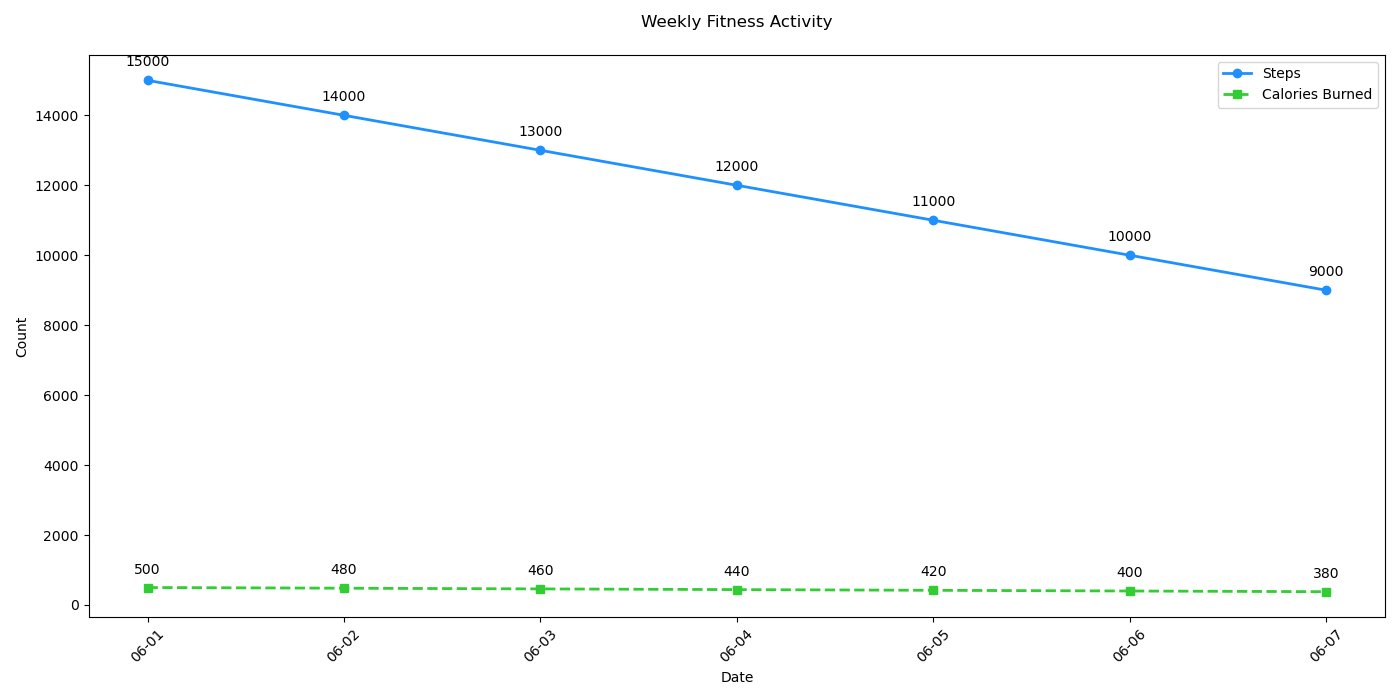

Recreate this plot in Python.

import matplotlib.pyplot as plt
import pandas as pd
from matplotlib.dates import DateFormatter

# Your data
data = [
    {'Date': '2023-06-01', 'Steps': 15000, 'Calories Burned': 500},
    {'Date': '2023-06-02', 'Steps': 14000, 'Calories Burned': 480},
    {'Date': '2023-06-03', 'Steps': 13000, 'Calories Burned': 460},
    {'Date': '2023-06-04', 'Steps': 12000, 'Calories Burned': 440},
    {'Date': '2023-06-05', 'Steps': 11000, 'Calories Burned': 420},
    {'Date': '2023-06-06', 'Steps': 10000, 'Calories Burned': 400},
    {'Date': '2023-06-07', 'Steps': 9000, 'Calories Burned': 380}
]

# Convert to DataFrame
df = pd.DataFrame(data)
df['Date'] = pd.to_datetime(df['Date'])

# Start plotting
fig, ax = plt.subplots(figsize=(14, 7))

# Plotting each data type with a unique style
ax.plot(df['Date'], df['Steps'], color='#1E90FF', marker='o', linestyle='-', linewidth=2, label='Steps')
ax.plot(df['Date'], df['Calories Burned'], color='#32CD32', marker='s', linestyle='--', linewidth=2, label='Calories Burned')

# Set the title and labels
ax.set_title('Weekly Fitness Activity', pad=20)
ax.set_xlabel('Date')
ax.set_ylabel('Count')

# Format the x-axis to display dates properly
date_form = DateFormatter("%m-%d")
ax.xaxis.set_major_formatter(date_form)

# Rotate date labels to avoid overlap
plt.xticks(rotation=45)

# Adding a legend to differentiate each line
ax.legend(loc='upper right')

# Annotating specific points
for i, txt in enumerate(df['Steps']):
    ax.annotate(txt, (df['Date'][i], df['Steps'][i]), textcoords="offset points", xytext=(0,10), ha='center')

for i, txt in enumerate(df['Calories Burned']):
    ax.annotate(txt, (df['Date'][i], df['Calories Burned'][i]), textcoords="offset points", xytext=(0,10), ha='center')

# Adjust layout to prevent clipping of the tick-labels
plt.tight_layout()

# Show the plot
plt.show()
